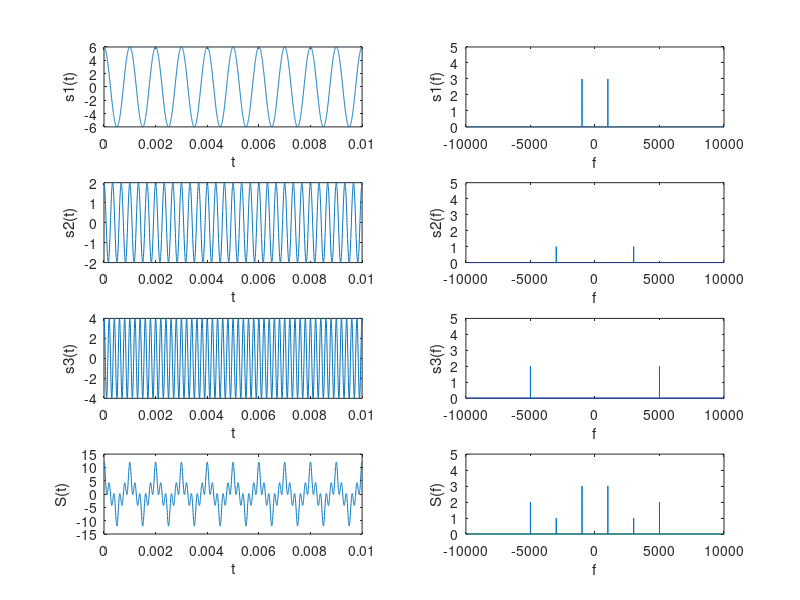
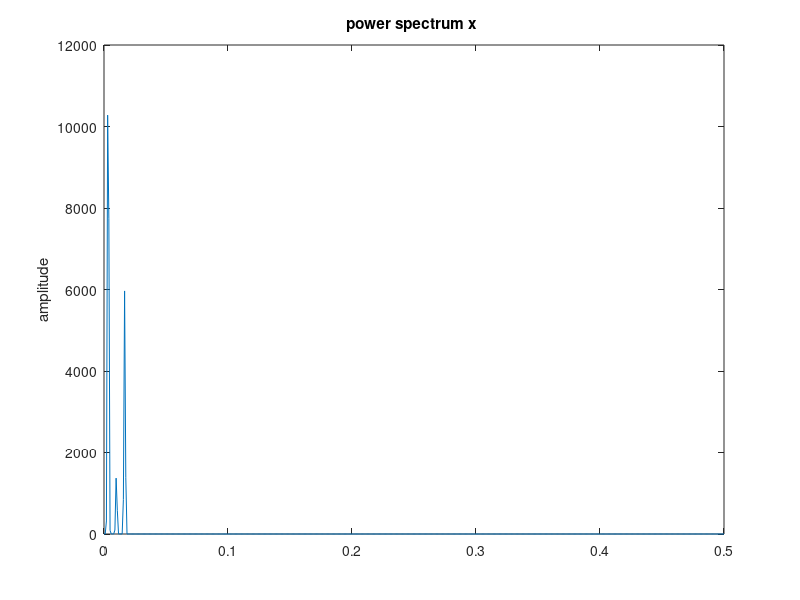

Write the MATLAB code that produced these figures, in order.
%% Sinais no dominio do tempo
fs = 300e3;
t = 0:1/fs:1;

A1 = 6;
A2 = 2;
A3 = 4;

f1 = 1e3;
f2 = 3e3;
f3 = 5e3;

s1 = A1*cos(2*pi*f1.*t);
s2 = A2*cos(2*pi*f2.*t);
s3 = A3*cos(2*pi*f3.*t);

S = s1 + s2 + s3;

figure(1);
subplot(421);
plot(t, s1);
xlim([0 0.01]);
ylabel('s1(t)');
xlabel('t')

subplot(423);
plot(t, s2);
xlim([0 0.01]);
ylabel('s2(t)');
xlabel('t')

subplot(425);
plot(t, s3);
xlim([0 0.01]);
ylabel('s3(t)');
xlabel('t')

subplot(427);
plot(t, S);
xlim([0 0.01]);
ylabel('S(t)');
xlabel('t')

%% Sinais para lista da frequência

%s1
s1f = fft(s1);
S1F = fftshift(s1f)/length(s1f);

s2f = fft(s2);
S2F = fftshift(s2f)/length(s2f);

s3f = fft(s3);
S3F = fftshift(s3f)/length(s3f);

sf = fft(S);
SF = fftshift(sf)/length(sf);


f = [-fs/2:fs/2];

subplot(422);
plot(f,abs(S1F));
xlim([-10e3 10e3])
ylim([0 5])
xlabel('f')
ylabel('s1(f)')

subplot(424);
plot(f,abs(S2F));
xlim([-10e3 10e3])
ylim([0 5])
xlabel('f')
ylabel('s2(f)')

subplot(426);
plot(f,abs(S3F));
xlim([-10e3 10e3])
ylim([0 5])
xlabel('f')
ylabel('s3(f)')


subplot(428);
plot(f,abs(SF));
xlim([-10e3 10e3])
ylim([0 5])
xlabel('f')
ylabel('S(f)')


%% Calcular potencia média do sinal S

temp = norm(S).^2;
potenciaS = temp/length(S)

figure(2)
psd = pwelch(S);
pwelch(S)



